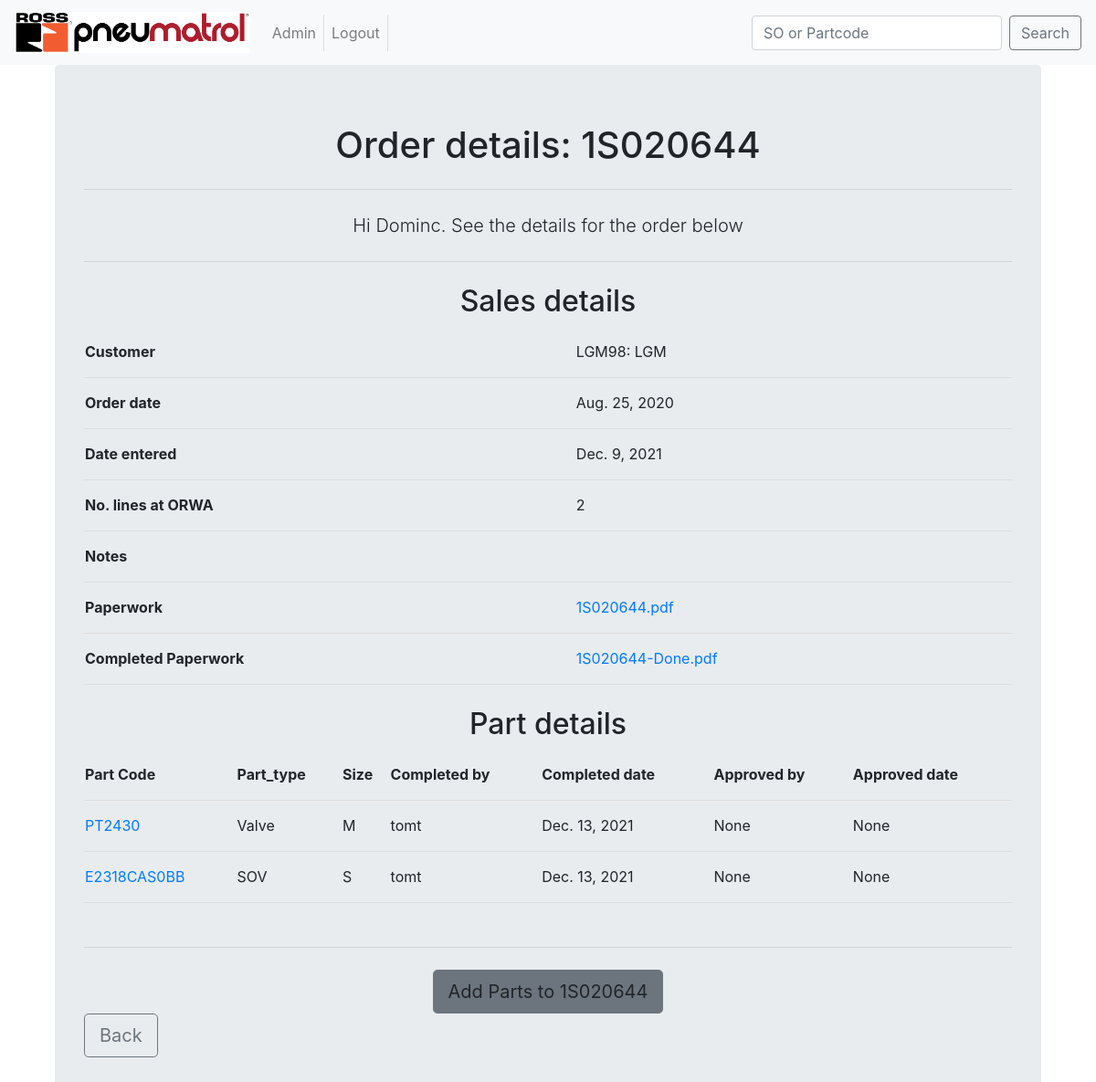
Page /ORWAapp/home/orders/1S020644 (signed in) on the committed database.
### ORWAapp/models.py (models this page shows, shortened)
class SalesOrder(models.Model):
	order_number = models.CharField(max_length = 8,
									unique = True,
									help_text = "1S###### or SAMP####",
									validators =[MinLengthValidator(8, message="Order number is too short")],
									)
	customer = models.ForeignKey(Customers,on_delete = models.CASCADE)
	entered_date = models.DateField(null = True, blank = True)
	order_date = models.DateField(help_text = "date on the paperwork")
	issue_date = models.DateField(null = True, blank = True)
	ORWA_lines = models.IntegerField(null = False,
									default=1,
									help_text= "number of lines that are an ORWA",
									validators=[MinValueValidator(1, message = "less that 1 line at ORWA")],
									)
	reject_user = models.ForeignKey(User,
									on_delete = models.CASCADE,
									related_name='rejected_by',
									null=True,
									blank=True,
									)
	reject_date = models.DateField(null = True, blank = True)
	reject_note = models.TextField(max_length = 200,
								 	blank = True,
								 	)
	notes = models.TextField(blank = True)
	paperwork = models.FileField(upload_to = update_filename,
									blank = False,
									)
	completed_paperwork = models.FileField(upload_to = update_filename_complete,
									blank = True,
									)
	allocated_to = models.ForeignKey(User,
									on_delete = models.CASCADE,
									null = True,
									blank = True,
									)
	class Meta:
		verbose_name_plural = "SalesOrders"

class Customers(models.Model):
	full_name = models.CharField(max_length=200,
								help_text='Customer Name',
								)
	account_name = models.CharField(max_length=6,
								unique=True,
								help_text='Account ref',
								)
	short_name = models.CharField(max_length=50,
								blank=True,
								null=True,
								)
	def __str__(self):
		return "%s: %s" % (self.account_name, self.short_name)
	class Meta:
		verbose_name_plural = "Customer"

class Parts(models.Model):
	part_code = models.CharField(max_length=22, unique=True)
	part_type = models.ForeignKey(PartType, on_delete=models.CASCADE)
	sales_order = models.ForeignKey(SalesOrder, on_delete=models.CASCADE, related_name='salesorder')
	updated_code = models.BooleanField(default=False)
	start_date = models.DateField()
	completed_by = models.ForeignKey(User, on_delete=models.CASCADE, related_name='completedby', null=False, blank=True)
	completed_date = models.DateField(auto_now_add = True)
	approved_by = models.ForeignKey(User, on_delete=models.CASCADE, related_name='approvedby', null=True, blank=True)
	approved_date = models.DateField(null=True, blank=True)
	problem_parts = models.BooleanField(default=False, verbose_name ="Problem parts checked")
	problem_parts_cleared = models.BooleanField(default = False)
	notes = models.TextField(blank=True, max_length = 256)
	SMALL = 'S'
	MEDIUM = "M"
	LARGE = "L"
	HUGE = "H"
	SIZE_CHOICES = [
	    (SMALL, 'Small'),
	    (MEDIUM, 'Medium'),
	    (LARGE, 'Large'),
	    (HUGE, 'Huge'),
	]
	size = models.CharField(max_length=1, choices=SIZE_CHOICES, null = False)
	class Meta:
		verbose_name_plural = "Parts"

class PartType(models.Model):
	name = models.CharField(max_length=20, unique=True)
	description = models.TextField(max_length=200, help_text="200 character max")
	def __str__(self):
		return self.name
	class Meta:
		verbose_name_plural = "Part Types"

### ORWAapp/views.py (the view)
# urls.py: path('home/orders/<order>', views.OrderDetail, name='OrderDetail'),
def OrderDetail(request, order):
    user = request.user.first_name
    user_group = request.user.groups.values_list('name',flat = True) # QuerySet Object
    user_group_as_list = list(user_group)   #QuerySet to `list`
    DEPT = user_group_as_list[0]
    alladd = False
    edit = False
    issued = False
    comppaperwork = False
    if DEPT == "ENG" or DEPT == "ENM":
        edit = True
    od = SalesOrder.objects.get(order_number = order)
    pd = Parts.objects.filter(sales_order = od)
    partadded = len(pd)
    if od.issue_date:
        issued = True
    print("hi",od.completed_paperwork)
    if od.completed_paperwork:
        comppaperwork = True
    lines = od.ORWA_lines
    print("ORWA lines:", lines)
    print("Part lines:", partadded)
    approvecount = Parts.objects.filter(sales_order = od).filter(approved_by__isnull = True)
    print("Part lines to approve:", len(approvecount))
    if lines == partadded:
        alladd = True
    context = {
    'issued':issued,
    'alladd':alladd,
    'insert_me':user,
    'comppaperwork':comppaperwork,
    'od': od,
    'pd':pd,
    'edit': edit,
    }
    return render(request, 'ORWAapp/home/OrderDetail.html', context)

### templates/ORWAapp/home/OrderDetail.html (shortened to what this page needs)
<!DOCTYPE html>
{% extends "base.html" %}
    {% block body_block %}
        <div class="container">
            <div class="jumbotron">
                <center>
                    <h1>Order details: {{ od.order_number }}</h1>
                    <hr class="my-4">
                        <p class="lead">Hi {{ insert_me }}. See the details for the order below</p>
                        <hr class="my-4">
                        <table>
                            <h2>Sales details</h2>
                            <tr>
                                <th>Customer</th>
                                <td>{{ od.customer }}</td>
                            </tr>
                            <tr>
                                <th>Order date</th>
                                <td>{{ od.order_date }}</td>
                            </tr>
                            <tr>
                                <th>Date entered</th>
                                <td>{{ od.entered_date }}</td>
                            </tr>
                            <tr>
                                <th>No. lines at ORWA</th>
                                <td>{{ od.ORWA_lines }}</td>
                            </tr>
                                <th>Notes</th>
                                <td>{{ od.notes }}</td>
                                <th>Paperwork</th>
                                <td><a href="/media/{{ od.paperwork }}" target="_blank">{{ od.order_number }}.pdf</a></td>
                        {% if comppaperwork %}
                                <th>Completed Paperwork</th>
                                <td><a href="/media/{{ od.completed_paperwork }}" target="_blank">{{ od.order_number }}-Done.pdf</a></td>
                        {% endif %}
                        </table>
                        <br>
                        <table>
                            <h2>Part details</h2>
                            <tr>
                                <th>Part Code</th>
                                <th>Part_type</th>
                                <th>Size</th>
                                <th>Completed by</th>
                                <th>Completed date</th>
                                <th>Approved by </th>
                                <th>Approved date</th>
                            </tr>
                            {% for p in pd %}
                            <tr>
                                <td><a href="{% url 'ORWAapp:PartDetail' p.part_code %}">{{ p.part_code }}</a></td>
                                <td>{{ p.part_type }}</td>
                                <td>{{ p.size }}</td>
                                <td>{{ p.completed_by }}</td>
                                <td>{{ p.completed_date }}</td>
                                <td>{{ p.approved_by }}</td>
                                <td>{{ p.approved_date }}</td>
                            </tr>
                            {% endfor %}
                        </table>
                        <br>
                {% if alladd %}
                    <hr class="my-4">
                        <a class="btn btn-secondary btn-lg" role="button" aria-disabled="true">Add Parts to {{ od.order_number }} </a>
                    <br>
                {% elif edit %}
                    <hr class="my-4">
                        <a class="btn btn-primary btn-lg" role="button" href="{% url 'ORWAapp:AddParts' od.order_number %}">Add Parts to {{ od.order_number }}</a>
                    <br>
                {% else %}
                    <a class="btn btn-secondary btn-lg" role="button" aria-disabled="true">Add Parts to {{ od.order_number }} </a>
                {% endif %}
                </center>
{% endblock %}

### ORWAapp/static/css/mystyle.css (style rules this page uses)
table { width:100%; font-size: 16px; }
td, th { height: 56px; padding-top: 12px; padding-bottom: 12px; border-bottom: 1px solid #ddd; text-align:left; }

### rows in the picture
SalesOrder: order_number "1S020644", customer "LGM98: LGM", order_date "Aug. 25, 2020", entered_date "Dec. 9, 2021", ORWA_lines "2"
Parts: part_code "PT2430", part_type "Valve", size "M", completed_by "tomt", completed_date "Dec. 13, 2021", approved_by "None", approved_date "None"
Parts: part_code "E2318CAS0BB", part_type "SOV", size "S", completed_by "tomt", completed_date "Dec. 13, 2021", approved_by "None", approved_date "None"

### other values in the picture
{{ insert_me }} "Dominc"
